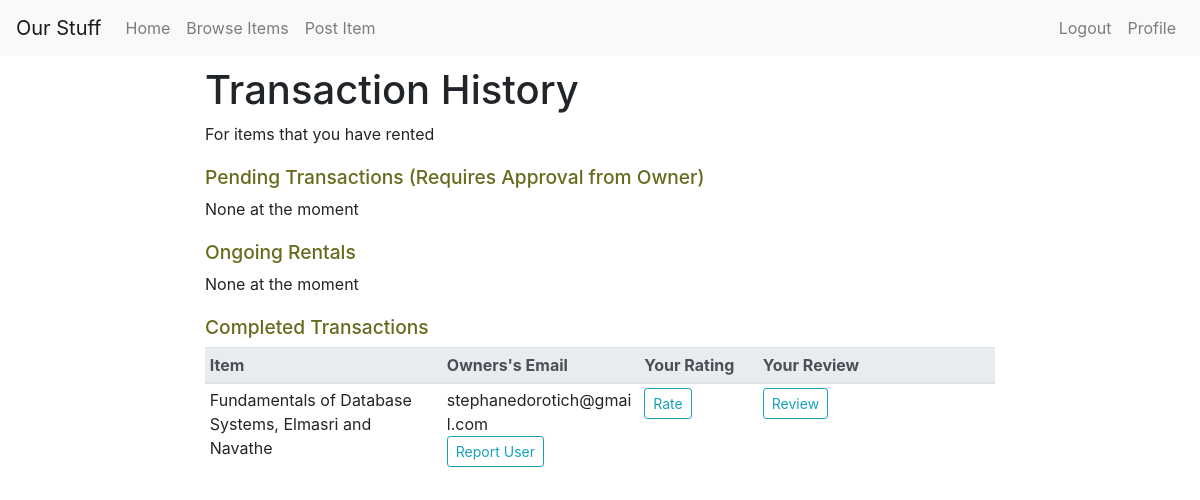
The page /profile/renter/transactions/all (signed in) on the database as committed earlier.
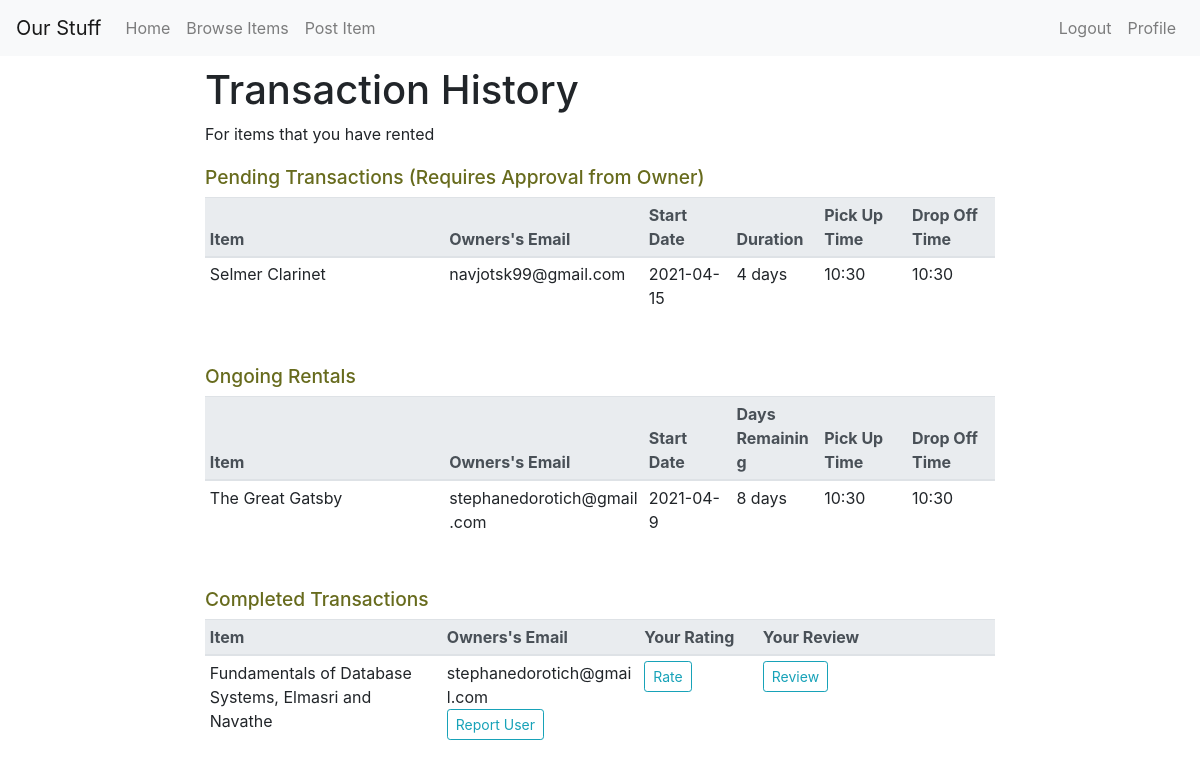
The same page on the database as committed later.
### tables this page shows
CREATE TABLE RENTAL
(
    tID				INTEGER		PRIMARY KEY,
    Renter_email	TEXT		NOT NULL,
    Owner_email		TEXT		NOT NULL,
    Item_title		TEXT		NOT NULL,
    Start_date		TEXT		NOT NULL,
    Duration		INTEGER		NOT NULL,
    Pick_up_time	TEXT		NOT NULL,
    Drop_off_time	TEXT		NOT NULL,
    Type			TEXT		NOT NULL,
    Rating			INTEGER     DEFAULT NULL,
    Review			TEXT        DEFAULT NULL,
    CONSTRAINT
        RENTER_FK FOREIGN KEY (Renter_email) REFERENCES USER(Email)
            ON DELETE SET NULL       ON UPDATE CASCADE,
    CONSTRAINT
        OWNER_FK FOREIGN KEY (Owner_email) REFERENCES USER(Email)
            ON DELETE SET NULL      ON UPDATE CASCADE,
    CONSTRAINT
        ITM_FK FOREIGN KEY (Item_title, Owner_email) REFERENCES ITEM(Title, Owner_email)
            ON DELETE SET NULL      ON UPDATE CASCADE
);

### OurStuff.py (the view, shortened to what this page needs)
@app.route('/profile/renter/transactions/all', methods = ['GET', 'POST'])
@login_required
def renterTransactions():
    db = get_db()
    cur = db.cursor()
    pending = cur.execute('SELECT * FROM RENTAL WHERE Renter_email=? AND Type=?', (g.user['Email'],'pending',)).fetchall() # not approved by owner
    booked = cur.execute('SELECT * FROM RENTAL WHERE Renter_email=? AND Type=?', (g.user['Email'],'booked',)).fetchall() # ongoing rental
    days_remaining = determineDaysRemaining(booked) # determine the number of days remaining for each booked rental
    complete = cur.execute('SELECT * FROM RENTAL WHERE Renter_email=? AND Type=?', (g.user['Email'],'complete',)).fetchall() # completed rental (item returned and owner has marked it as complete)
    if request.method == 'GET':
        if pending and booked and complete:
            return render_template('renterTransactions.html', pending = pending, booked = booked, days_remaining = days_remaining, complete = complete, zip=zip)
        elif pending and booked:
            return render_template('renterTransactions.html', pending = pending, booked = booked, days_remaining = days_remaining, zip=zip)
        elif pending and complete:
            return render_template('renterTransactions.html', pending = pending, complete = complete)
        elif booked and complete:
            return render_template('renterTransactions.html', booked = booked, days_remaining = days_remaining, complete = complete, zip=zip)
        elif pending:
            return render_template('renterTransactions.html', pending = pending)
        elif booked:
            return render_template('renterTransactions.html', booked = booked, days_remaining = days_remaining, zip=zip)
        elif complete:
            return render_template('renterTransactions.html', complete = complete)
        else:
            return render_template('renterTransactions.html')

### OurStuff.py (called while the page is built)
def determineDaysRemaining(booked):
    days_remaining=[]
    for r in booked:
        start = datetime.strptime(r[4], '%Y-%m-%d')
        today = datetime.now()
        if today<start:
            days_remaining.append("Not yet started")
        else:
            diff = today - start
            remaining = r[5] - diff.days
            days_remaining.append(str(remaining) + " days")
    return days_remaining

### admin.py (called while the page is built)
@bp.before_app_request
def load_logged_in_admin():
    admin = session.get('admin')
    if admin is None:
        g.admin = None
    else:
        g.admin = get_db().execute(
            'SELECT * FROM ADMIN WHERE Admin_ID = ?', (admin,)
        ).fetchone()

### auth.py (called while the page is built)
@bp.before_app_request
def load_logged_in_user():
    user_id = session.get('user_id')
    if user_id is None:
        g.user = None
    else:
        g.user = get_db().execute(
            'SELECT * FROM user WHERE email = ?', (user_id,)
        ).fetchone()

def login_required(view):
    @functools.wraps(view)
    def wrapped_view(**kwargs):
        if g.user is None:
            flash("Please login or sign up to continue", "primary")
            return redirect(url_for('auth.login'))
        return view(**kwargs)
    return wrapped_view

### db.py (called while the page is built)
def get_db():
    if 'db' not in g:
        g.db = sqlite3.connect(db_name)
        g.db.row_factory = sqlite3.Row
    return g.db

### templates/renterTransactions.html (shortened to what this page needs)
{% extends "base.html" %}
{% block content %}
        <div class="row">
            <div class="col">
            </div>
            <div class="col-8">
              <h1 class="transaction-heading">Transaction History</h1>
              <h8>For items that you have rented</h8>
              <h6>Pending Transactions (Requires Approval from Owner)</h6>
              {% if pending%}
                <table class="table table-sm transaction-table" width="100%">
                  <thead class="thead-light">
                    <tr>
                      <th scope="col" style="width:30%" >Item</th>
                      <th scope="col" style="width:25%">Owners's Email</th>
                      <th scope="col" style="width:11%">Start Date</th>
                      <th scope="col" style="width:11%">Duration</th>
                      <th scope="col" style="width:11%">Pick Up Time</th>
                      <th scope="col" style="width:11%">Drop Off Time</th>
                    </tr>
                  </thead>
                  <tbody>
                    {% for row in pending %}
                      <tr>
                        <td>{{row[3]}}</td>
                        <td>{{row[2]}}</td>
                        <td>{{row[4]}}</td>
                        <td>{{row[5]}} days</td>
                        <td>{{row[6]}}</td>
                        <td>{{row[7]}}</td>
                      </tr>
                    {% endfor %}
                  </tbody>
                </table>
              {% else %}
              <h8>None at the moment</h8>
              {% endif %}
              <h6>Ongoing Rentals</h6>
              {% if booked%}
                <table class="table table-sm transaction-table" width="100%">
                  <thead class="thead-light">
                    <tr>
                      <th scope="col" style="width:30%">Item</th>
                      <th scope="col" style="width:25%">Owners's Email</th>
                      <th scope="col" style="width:11%">Start Date</th>
                      <th scope="col" style="width:11%">Days Remaining</th>
                      <th scope="col" style="width:11%">Pick Up Time</th>
                      <th scope="col" style="width:11%">Drop Off Time</th>
                    </tr>
                  </thead>
                  <tbody>
                    {% for (row, i) in zip(booked,days_remaining) %}
                      <tr>
                        <td>{{row[3]}}</td>
                        <td>{{row[2]}}</td>
                        <td>{{row[4]}}</td>
                        <td>{{i}}</td>
                        <td>{{row[6]}}</td>
                        <td>{{row[7]}}</td>
                      </tr>
                    {% endfor %}
                  </tbody>
                </table>
              {% else %}
              <h8>None at the moment</h8>
              {% endif %}
              <h6>Completed Transactions</h6>
              {% if complete%}
                <table class="table table-sm transaction-table" width="100%">
                  <thead class="thead-light">
                    <tr>
                      <th scope="col" style="width:30%" >Item</th>
                      <th scope="col" style="width:25%">Owners's Email</th>
                      <th scope="col" style="width:15%">Your Rating</th>
                      <th scope="col" style="width:30%">Your Review</th>
                    </tr>
                  </thead>
                  <tbody>
                    {% for row in complete %}
                      <tr>
                        <td>{{row[3]}}</td>
                        <td>
                          <span>{{row[2]}}</span> <br>
                          <span><a type="submit" class="btn btn-outline-info btn-sm float-left" href="/profile/renter/report/{{row[2]}}">Report User</a></span>
                        </td>
                        {% if row[9] != None%}
                          <td id="rating">{{row[9]}}</td>
                        {% else %}
                          <td>
                            <button type="button" class="btn btn-outline-info btn-sm" data-toggle="modal" data-target="#rateModal">Rate</button>
                          </td>
                        {% endif %}
                        {% if row[10] != None%}
                          <td>{{row[10]}}</td>
                        {% else %}
                          <td>
                            <button type="button" class="btn btn-outline-info btn-sm" data-toggle="modal" data-target="#reviewModal">Review</button>
                          </td>
                        {% endif %}
                      </tr>
                    {% endfor %}
                  </tbody>
                </table>
              {% else %}
              <h8>None at the moment</h8>
              {% endif %}
            </div>
            <div class="col">
            </div>
        </div>
{% endblock content%}

### templates/base.html (shortened to what this page needs)
<!DOCTYPE html>
<html lang="en" dir="ltr">
  <head>
    <link rel="stylesheet" href="https://stackpath.bootstrapcdn.com/bootstrap/4.3.1/css/bootstrap.min.css">
    <link rel="stylesheet" type="text/css" href="{{ url_for('static', filename = 'custom.css') }}">
  </head>
  <body>
    <header>
      <nav class="navbar navbar-expand-lg navbar-light bg-light">
        <a class="navbar-brand" href="{{url_for('home')}}">Our Stuff</a>
        <div class="collapse navbar-collapse" id="navbarNav">
          <ul class="navbar-nav mr-auto">
            <li class="nav-item">
              <a class="nav-link" href="{{url_for('home')}}">Home</a>
            </li>
            <li class="nav-item">
              <a class="nav-link" href="{{url_for('view_all')}}">Browse Items</a>
            </li>
            <li class="nav-item">
              <a class="nav-link" href="{{url_for('postItem')}}">Post Item</a>
            </li>
          </ul>
          <ul class="navbar-nav navbar-right">
            {% if g.user %}
              <li class="nav-item">
                <a class="nav-link" href="{{url_for('auth.logout')}}">Logout</a>
              </li>
              <li class="nav-item">
                <a class="nav-link" href="{{url_for('profile')}}">Profile</a>
              </li>
            {% endif %}
        </ul>
        </div>
      </nav>
    </header>
    <main>
      {% block content %}{% endblock %}
    </main>
  </body>
</html>

### static/custom.css (style rules this page uses)
h1 { padding-top: 10px; padding-bottom: 20px; }
.transaction-heading { padding-top: 10px; padding-bottom: 0px; }
h6 { padding-top: 20px; color: #676b1d; font-size: 120% !important; }
.transaction-table { table-layout: fixed; overflow-wrap: break-word; word-wrap:break-word; margin-bottom: 30px; }

Rows that differ between the two databases and show on the page:
now on this page (row edited): RENTAL: Item_title "Selmer Clarinet", Owner_email "navjotsk99@gmail.com", Start_date "2021-04-15", Duration "4", Pick_up_time "10:30", Drop_off_time "10:30", shown under "Pending Transactions (Requires Approval from Owner)"
now on this page (row edited): RENTAL: Item_title "The Great Gatsby", Owner_email "stephanedorotich@gmail.com", Start_date "2021-04-9", i "8 days", Pick_up_time "10:30", Drop_off_time "10:30", shown under "Ongoing Rentals"
Other text that changed with them:
text no longer shown: "None at the moment None at the moment"
text now shown: "Item Owners's Email Start Date Duration Pick Up Time Drop Off Time Item Owners's Email Start Date Days Remaining Pick Up Time Drop Off Time"
